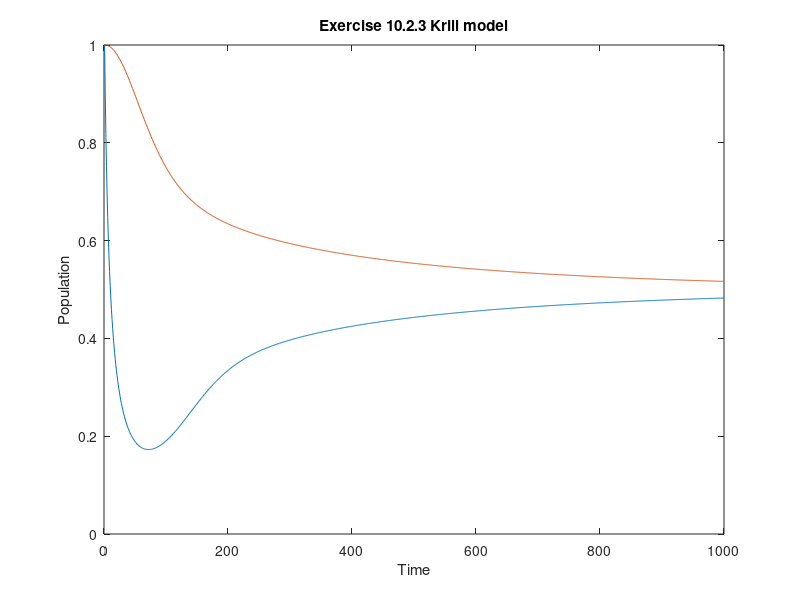

Source code (MATLAB):
clear all
close all
clc

k(1)=1;
b(1)=1;

r1=0.1;
r2=0.001;
v=0.1;
ni=1

for n=2:1000
    k(n)=k(n-1)+r1*k(n-1)*(1-k(n-1))-v*b(n-1)*k(n-1);
    b(n)=b(n-1)+r2*b(n-1)*(1-(b(n-1))/(k(n-1)));
end
plot(k)
title('Exercise 10.2.3 Krill model')
xlabel('Time')
ylabel('Population')
hold on
plot(b)
